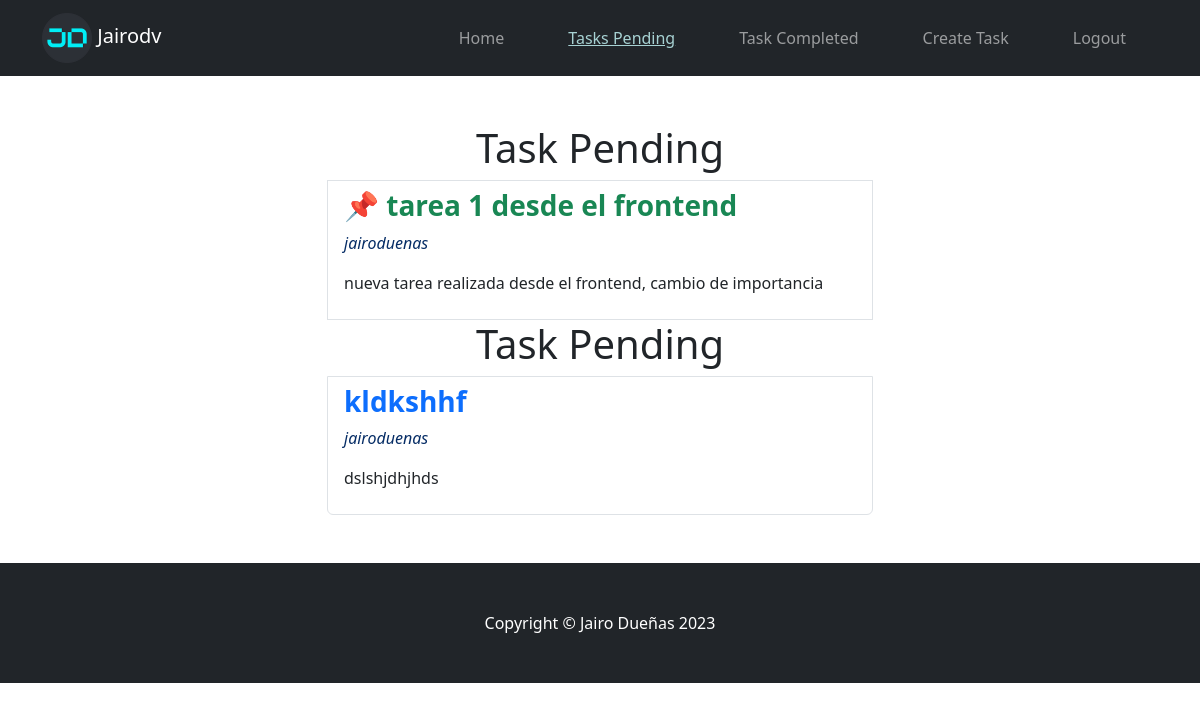
The app's page /tasks/ (signed in) with its own data.
### tasks/models.py (models this page shows, shortened)
class Task(models.Model):
  title = models.CharField(max_length=200)
  description = models.TextField(blank=True)
  created = models.DateTimeField(auto_now_add=True)
  datecompleted = models.DateTimeField(null=True, blank=True)
  important = models.BooleanField(default=False)
  user = models.ForeignKey(User, on_delete=models.CASCADE)
  class Meta:
    verbose_name='task'
    verbose_name_plural='tasks'

### tasks/views.py (the view)
# urls.py: path('tasks/', views.tasks, name='tasks'),
@login_required
def tasks(request):
  tasks = Task.objects.filter(user=request.user, datecompleted__isnull=True)
  return render(request, 'tasks/tasks.html', {'tasks':tasks})

### tasks/templates/tasks/tasks.html (shortened to what this page needs)
{% extends 'base.html' %}
{% load static %}
{% block content %}
<main class="container">
  <div class="row">
    <div class="col-md-6 offset-md-3 py-5">
      {% for task in tasks %}
      <ul class="list-group">
        {% if task.datecompleted %}
        <h3 class="text-center display-6">Task Completed</h3>
        {% else %}
        <h3 class="text-center display-6">Task Pending</h3>
        {% endif %}
        <li class="list-group-item">
          <header class="d-flex justify-content-between">
            <a class="text-decoration-none" href="{% url 'task_detail' task.id %}">
              {% if task.important %}
              <h3 class="fw-bold text-success">📌 {{task.title}}</h3>
              {% else %}
              <h3 class="fw-bold">{{task.title}}</h3>
              {% endif %}
              <p class=" text-primary-emphasis fst-italic">{{task.user.username}}</p>
              <p class="text-body">{{task.description}}</p>
            </a>
          </header>
        </li>
        {% endfor %}
      </ul>
    </div>
  </div>
</main>
{% endblock content %}

### records on screen
Task: shows "Task Pending", title "tarea 1 desde el frontend", user.username "jairoduenas", description "nueva tarea realizada desde el frontend, cambio de importancia"
Task: shows "Task Pending", title "kldkshhf", user.username "jairoduenas", description "dslshjdhjhds"
